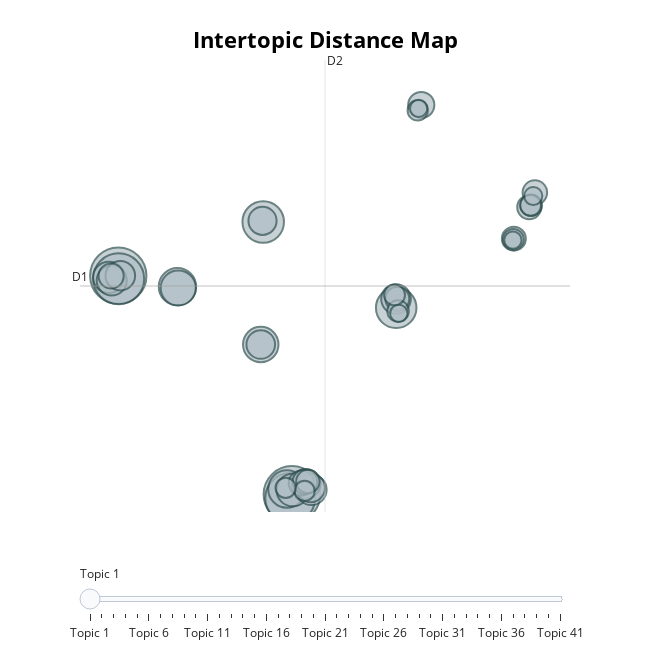

The notebook cell this image was saved under:
### Code cell
model.visualize_topics()

### Figure 1 — Plotly figure (JSON) as saved in the notebook; plotly's stock layout.template omitted (floating-point values rounded to 4 significant figures)
{"data": [{"customdata": [[1, "terms | conditions | change | changes | and", 117], [2, "unethical | is | data | it | this", 116], [3, "app | the | third | of | to", 95], [4, "rights | unethical | waive | discretion | sole", 91], [5, "consent | withdraw | still | even | withdrawn", 63], [6, "account | terminated | reason | terminate | an", 60], [7, "policy | privacy | changes | the | should", 51], [8, "opt | out | optout | option | you", 51], [9, "track | tracked | signals | tracking | do", 46], [10, "communications | opt | out | promotional | advertising", 45], [11, "policy | changes | time | the | change", 39], [12, "countries | country | laws | in | eu", 36], [13, "playrix | website | discretion | conduct | virtual", 34], [14, "game | profile | play | players | should", 33], [15, "termination | terminate | prior | notice | company", 32], [16, "zynga | group | users | information | is", 32], [17, "game | free | resources | the | refund", 31], [18, "cookies | accept | cookie | not | it", 30], [19, "plarium | reason | any | that | currency", 30], [20, "delete | deleted | data | your | account", 29], [21, "changes | notify | notified | of | should", 25], [22, "microsoft | settings | windows | organizations | data", 23], [23, "roblox | robux | group | paying | right", 23], [24, "nexters | intraproject | values | enforce | value", 22], [25, "paragraph | because | unethical | is | this", 22], [26, "age | block | proof | under | suspect", 21], [27, "content | remove | there | be | at", 21], [28, "notice | given | should | be | notified", 21], [29, "terms | unethical | are | enforced | the", 20], [30, "terminate | unethical | account | accounts | suspend", 17], [31, "username | name | reclaim | remove | any", 17], [32, "consent | ask | asked | doing | before", 16], [33, "player | termination | before | players | notified", 16], [34, "accounts | same | name | multiple | suspend", 16], [35, "moon | active | sole | terms | share", 15], [36, "software | updates | upgrade | want | notify", 15], [37, "service | changes | terms | made | of", 15], [38, "keep | longer | long | exact | kept", 12], [39, "amendments | agreement | users | check | accepted", 11], [40, "service | discontinue | warning | revoked | stop", 11], [41, "deleted | fee | account | accounts | deleting", 11]], "hovertemplate": "<b>Topic %{customdata[0]}</b><br>Words: %{customdata[1]}<br>Size: %{customdata[2]}", "legendgroup": "", "marker": {"color": "#B0BEC5", "size": [117, 116, 95, 91, 63, 60, 51, 51, 46, 45, 39, 36, 34, 33, 32, 32, 31, 30, 30, 29, 25, 23, 23, 22, 22, 21, 21, 21, 20, 17, 17, 16, 16, 16, 15, 15, 15, 12, 11, 11, 11], "sizemode": "area", "sizeref": 0.07312, "symbol": "circle", "line": {"color": "DarkSlateGrey", "width": 2}}, "mode": "markers", "name": "", "orientation": "v", "showlegend": false, "x": [-0.8045, -17.07, -17.04, -0.9677, -3.494, 8.963, -1.275, -11.53, -3.724, -11.45, -0.7172, -17.96, 1.018, -17.68, 8.948, -16.88, 0.5082, -3.724, 0.9522, -3.559, 11.31, -17.74, 0.06987, 0.4126, 21.95, 9.066, 21.42, 19.98, 0.689, 9.136, 21.61, 19.94, 8.807, 21.55, 0.3802, -1.393, 10.98, 21.8, 11.07, 9.206, 19.9], "xaxis": "x", "y": [-5.184, 7.52, 7.343, -5.4, 10.64, 5.655, -4.873, 6.881, 3.522, 6.806, -4.935, 7.424, -4.922, 7.24, 6.164, 7.521, -4.564, 3.522, -4.807, 10.71, 17.44, 7.504, -4.526, -4.457, 12.35, 6.183, 11.5, 9.672, -4.441, 5.467, 11.61, 9.627, 6.403, 11.61, -4.984, -4.806, 17.12, 12.15, 17.24, 5.329, 9.587], "yaxis": "y", "type": "scatter"}], "layout": {"xaxis": {"anchor": "y", "domain": [0.0, 1.0], "title": {"text": ""}, "visible": false, "range": [-20.66, 25.24]}, "yaxis": {"anchor": "x", "domain": [0.0, 1.0], "title": {"text": ""}, "visible": false, "range": [-6.21, 20.05]}, "legend": {"tracegroupgap": 0, "itemsizing": "constant"}, "margin": {"t": 60}, "title": {"font": {"size": 22, "color": "Black"}, "text": "<b>Intertopic Distance Map", "y": 0.95, "x": 0.5, "xanchor": "center", "yanchor": "top"}, "hoverlabel": {"font": {"size": 16, "family": "Rockwell"}, "bgcolor": "white"}, "width": 650, "height": 650, "sliders": [{"active": 0, "pad": {"t": 50}, "steps": [{"args": [{"marker.color": [["red", "#B0BEC5", "#B0BEC5", "#B0BEC5", "#B0BEC5", "#B0BEC5", "#B0BEC5", "#B0BEC5", "#B0BEC5", "#B0BEC5", "#B0BEC5", "#B0BEC5", "#B0BEC5", "#B0BEC5", "#B0BEC5", "#B0BEC5", "#B0BEC5", "#B0BEC5", "#B0BEC5", "#B0BEC5", "#B0BEC5", "#B0BEC5", "#B0BEC5", "#B0BEC5", "#B0BEC5", "#B0BEC5", "#B0BEC5", "#B0BEC5", "#B0BEC5", "#B0BEC5", "#B0BEC5", "#B0BEC5", "#B0BEC5", "#B0BEC5", "#B0BEC5", "#B0BEC5", "#B0BEC5", "#B0BEC5", "#B0BEC5", "#B0BEC5", "#B0BEC5"]]}], "label": "Topic 1", "method": "update"}, {"args": [{"marker.color": [["#B0BEC5", "red", "#B0BEC5", "#B0BEC5", "#B0BEC5", "#B0BEC5", "#B0BEC5", "#B0BEC5", "#B0BEC5", "#B0BEC5", "#B0BEC5", "#B0BEC5", "#B0BEC5", "#B0BEC5", "#B0BEC5", "#B0BEC5", "#B0BEC5", "#B0BEC5", "#B0BEC5", "#B0BEC5", "#B0BEC5", "#B0BEC5", "#B0BEC5", "#B0BEC5", "#B0BEC5", "#B0BEC5", "#B0BEC5", "#B0BEC5", "#B0BEC5", "#B0BEC5", "#B0BEC5", "#B0BEC5", "#B0BEC5", "#B0BEC5", "#B0BEC5", "#B0BEC5", "#B0BEC5", "#B0BEC5", "#B0BEC5", "#B0BEC5", "#B0BEC5"]]}], "label": "Topic 2", "method": "update"}, {"args": [{"marker.color": [["#B0BEC5", "#B0BEC5", "red", "#B0BEC5", "#B0BEC5", "#B0BEC5", "#B0BEC5", "#B0BEC5", "#B0BEC5", "#B0BEC5", "#B0BEC5", "#B0BEC5", "#B0BEC5", "#B0BEC5", "#B0BEC5", "#B0BEC5", "#B0BEC5", "#B0BEC5", "#B0BEC5", "#B0BEC5", "#B0BEC5", "#B0BEC5", "#B0BEC5", "#B0BEC5", "#B0BEC5", "#B0BEC5", "#B0BEC5", "#B0BEC5", "#B0BEC5", "#B0BEC5", "#B0BEC5", "#B0BEC5", "#B0BEC5", "#B0BEC5", "#B0BEC5", "#B0BEC5", "#B0BEC5", "#B0BEC5", "#B0BEC5", "#B0BEC5", "#B0BEC5"]]}], "label": "Topic 3", "method": "update"}, {"args": [{"marker.color": [["#B0BEC5", "#B0BEC5", "#B0BEC5", "red", "#B0BEC5", "#B0BEC5", "#B0BEC5", "#B0BEC5", "#B0BEC5", "#B0BEC5", "#B0BEC5", "#B0BEC5", "#B0BEC5", "#B0BEC5", "#B0BEC5", "#B0BEC5", "#B0BEC5", "#B0BEC5", "#B0BEC5", "#B0BEC5", "#B0BEC5", "#B0BEC5", "#B0BEC5", "#B0BEC5", "#B0BEC5", "#B0BEC5", "#B0BEC5", "#B0BEC5", "#B0BEC5", "#B0BEC5", "#B0BEC5", "#B0BEC5", "#B0BEC5", "#B0BEC5", "#B0BEC5", "#B0BEC5", "#B0BEC5", "#B0BEC5", "#B0BEC5", "#B0BEC5", "#B0BEC5"]]}], "label": "Topic 4", "method": "update"}, {"args": [{"marker.color": [["#B0BEC5", "#B0BEC5", "#B0BEC5", "#B0BEC5", "red", "#B0BEC5", "#B0BEC5", "#B0BEC5", "#B0BEC5", "#B0BEC5", "#B0BEC5", "#B0BEC5", "#B0BEC5", "#B0BEC5", "#B0BEC5", "#B0BEC5", "#B0BEC5", "#B0BEC5", "#B0BEC5", "#B0BEC5", "#B0BEC5", "#B0BEC5", "#B0BEC5", "#B0BEC5", "#B0BEC5", "#B0BEC5", "#B0BEC5", "#B0BEC5", "#B0BEC5", "#B0BEC5", "#B0BEC5", "#B0BEC5", "#B0BEC5", "#B0BEC5", "#B0BEC5", "#B0BEC5", "#B0BEC5", "#B0BEC5", "#B0BEC5", "#B0BEC5", "#B0BEC5"]]}], "label": "Topic 5", "method": "update"}, {"args": [{"marker.color": [["#B0BEC5", "#B0BEC5", "#B0BEC5", "#B0BEC5", "#B0BEC5", "red", "#B0BEC5", "#B0BEC5", "#B0BEC5", "#B0BEC5", "#B0BEC5", "#B0BEC5", "#B0BEC5", "#B0BEC5", "#B0BEC5", "#B0BEC5", "#B0BEC5", "#B0BEC5", "#B0BEC5", "#B0BEC5", "#B0BEC5", "#B0BEC5", "#B0BEC5", "#B0BEC5", "#B0BEC5", "#B0BEC5", "#B0BEC5", "#B0BEC5", "#B0BEC5", "#B0BEC5", "#B0BEC5", "#B0BEC5", "#B0BEC5", "#B0BEC5", "#B0BEC5", "#B0BEC5", "#B0BEC5", "#B0BEC5", "#B0BEC5", "#B0BEC5", "#B0BEC5"]]}], "label": "Topic 6", "method": "update"}, {"args": [{"marker.color": [["#B0BEC5", "#B0BEC5", "#B0BEC5", "#B0BEC5", "#B0BEC5", "#B0BEC5", "red", "#B0BEC5", "#B0BEC5", "#B0BEC5", "#B0BEC5", "#B0BEC5", "#B0BEC5", "#B0BEC5", "#B0BEC5", "#B0BEC5", "#B0BEC5", "#B0BEC5", "#B0BEC5", "#B0BEC5", "#B0BEC5", "#B0BEC5", "#B0BEC5", "#B0BEC5", "#B0BEC5", "#B0BEC5", "#B0BEC5", "#B0BEC5", "#B0BEC5", "#B0BEC5", "#B0BEC5", "#B0BEC5", "#B0BEC5", "#B0BEC5", "#B0BEC5", "#B0BEC5", "#B0BEC5", "#B0BEC5", "#B0BEC5", "#B0BEC5", "#B0BEC5"]]}], "label": "Topic 7", "method": "update"}, {"args": [{"marker.color": [["#B0BEC5", "#B0BEC5", "#B0BEC5", "#B0BEC5", "#B0BEC5", "#B0BEC5", "#B0BEC5", "red", "#B0BEC5", "#B0BEC5", "#B0BEC5", "#B0BEC5", "#B0BEC5", "#B0BEC5", "#B0BEC5", "#B0BEC5", "#B0BEC5", "#B0BEC5", "#B0BEC5", "#B0BEC5", "#B0BEC5", "#B0BEC5", "#B0BEC5", "#B0BEC5", "#B0BEC5", "#B0BEC5", "#B0BEC5", "#B0BEC5", "#B0BEC5", "#B0BEC5", "#B0BEC5", "#B0BEC5", "#B0BEC5", "#B0BEC5", "#B0BEC5", "#B0BEC5", "#B0BEC5", "#B0BEC5", "#B0BEC5", "#B0BEC5", "#B0BEC5"]]}], "label": "Topic 8", "method": "update"}, {"args": [{"marker.color": [["#B0BEC5", "#B0BEC5", "#B0BEC5", "#B0BEC5", "#B0BEC5", "#B0BEC5", "#B0BEC5", "#B0BEC5", "red", "#B0BEC5", "#B0BEC5", "#B0BEC5", "#B0BEC5", "#B0BEC5", "#B0BEC5", "#B0BEC5", "#B0BEC5", "#B0BEC5", "#B0BEC5", "#B0BEC5", "#B0BEC5", "#B0BEC5", "#B0BEC5", "#B0BEC5", "#B0BEC5", "#B0BEC5", "#B0BEC5", "#B0BEC5", "#B0BEC5", "#B0BEC5", "#B0BEC5", "#B0BEC5", "#B0BEC5", "#B0BEC5", "#B0BEC5", "#B0BEC5", "#B0BEC5", "#B0BEC5", "#B0BEC5", "#B0BEC5", "#B0BEC5"]]}], "label": "Topic 9", "method": "update"}, {"args": [{"marker.color": [["#B0BEC5", "#B0BEC5", "#B0BEC5", "#B0BEC5", "#B0BEC5", "#B0BEC5", "#B0BEC5", "#B0BEC5", "#B0BEC5", "red", "#B0BEC5", "#B0BEC5", "#B0BEC5", "#B0BEC5", "#B0BEC5", "#B0BEC5", "#B0BEC5", "#B0BEC5", "#B0BEC5", "#B0BEC5", "#B0BEC5", "#B0BEC5", "#B0BEC5", "#B0BEC5", "#B0BEC5", "#B0BEC5", "#B0BEC5", "#B0BEC5", "#B0BEC5", "#B0BEC5", "#B0BEC5", "#B0BEC5", "#B0BEC5", "#B0BEC5", "#B0BEC5", "#B0BEC5", "#B0BEC5", "#B0BEC5", "#B0BEC5", "#B0BEC5", "#B0BEC5"]]}], "label": "Topic 10", "method": "update"}, {"args": [{"marker.color": [["#B0BEC5", "#B0BEC5", "#B0BEC5", "#B0BEC5", "#B0BEC5", "#B0BEC5", "#B0BEC5", "#B0BEC5", "#B0BEC5", "#B0BEC5", "red", "#B0BEC5", "#B0BEC5", "#B0BEC5", "#B0BEC5", "#B0BEC5", "#B0BEC5", "#B0BEC5", "#B0BEC5", "#B0BEC5", "#B0BEC5", "#B0BEC5", "#B0BEC5", "#B0BEC5", "#B0BEC5", "#B0BEC5", "#B0BEC5", "#B0BEC5", "#B0BEC5", "#B0BEC5", "#B0BEC5", "#B0BEC5", "#B0BEC5", "#B0BEC5", "#B0BEC5", "#B0BEC5", "#B0BEC5", "#B0BEC5", "#B0BEC5", "#B0BEC5", "#B0BEC5"]]}], "label": "Topic 11", "method": "update"}, {"args": [{"marker.color": [["#B0BEC5", "#B0BEC5", "#B0BEC5", "#B0BEC5", "#B0BEC5", "#B0BEC5", "#B0BEC5", "#B0BEC5", "#B0BEC5", "#B0BEC5", "#B0BEC5", "red", "#B0BEC5", "#B0BEC5", "#B0BEC5", "#B0BEC5", "#B0BEC5", "#B0BEC5", "#B0BEC5", "#B0BEC5", "#B0BEC5", "#B0BEC5", "#B0BEC5", "#B0BEC5", "#B0BEC5", "#B0BEC5", "#B0BEC5", "#B0BEC5", "#B0BEC5", "#B0BEC5", "#B0BEC5", "#B0BEC5", "#B0BEC5", "#B0BEC5", "#B0BEC5", "#B0BEC5", "#B0BEC5", "#B0BEC5", "#B0BEC5", "#B0BEC5", "#B0BEC5"]]}], "label": "Topic 12", "method": "update"}, {"args": [{"marker.color": [["#B0BEC5", "#B0BEC5", "#B0BEC5", "#B0BEC5", "#B0BEC5", "#B0BEC5", "#B0BEC5", "#B0BEC5", "#B0BEC5", "#B0BEC5", "#B0BEC5", "#B0BEC5", "red", "#B0BEC5", "#B0BEC5", "#B0BEC5", "#B0BEC5", "#B0BEC5", "#B0BEC5", "#B0BEC5", "#B0BEC5", "#B0BEC5", "#B0BEC5", "#B0BEC5", "#B0BEC5", "#B0BEC5", "#B0BEC5", "#B0BEC5", "#B0BEC5", "#B0BEC5", "#B0BEC5", "#B0BEC5", "#B0BEC5", "#B0BEC5", "#B0BEC5", "#B0BEC5", "#B0BEC5", "#B0BEC5", "#B0BEC5", "#B0BEC5", "#B0BEC5"]]}], "label": "Topic 13", "method": "update"}, {"args": [{"marker.color": [["#B0BEC5", "#B0BEC5", "#B0BEC5", "#B0BEC5", "#B0BEC5", "#B0BEC5", "#B0BEC5", "#B0BEC5", "#B0BEC5", "#B0BEC5", "#B0BEC5", "#B0BEC5", "#B0BEC5", "red", "#B0BEC5", "#B0BEC5", "#B0BEC5", "#B0BEC5", "#B0BEC5", "#B0BEC5", "#B0BEC5", "#B0BEC5", "#B0BEC5", "#B0BEC5", "#B0BEC5", "#B0BEC5", "#B0BEC5", "#B0BEC5", "#B0BEC5", "#B0BEC5", "#B0BEC5", "#B0BEC5", "#B0BEC5", "#B0BEC5", "#B0BEC5", "#B0BEC5", "#B0BEC5", "#B0BEC5", "#B0BEC5", "#B0BEC5", "#B0BEC5"]]}], "label": "Topic 14", "method": "update"}, {"args": [{"marker.color": [["#B0BEC5", "#B0BEC5", "#B0BEC5", "#B0BEC5", "#B0BEC5", "#B0BEC5", "#B0BEC5", "#B0BEC5", "#B0BEC5", "#B0BEC5", "#B0BEC5", "#B0BEC5", "#B0BEC5", "#B0BEC5", "red", "#B0BEC5", "#B0BEC5", "#B0BEC5", "#B0BEC5", "#B0BEC5", "#B0BEC5", "#B0BEC5", "#B0BEC5", "#B0BEC5", "#B0BEC5", "#B0BEC5", "#B0BEC5", "#B0BEC5", "#B0BEC5", "#B0BEC5", "#B0BEC5", "#B0BEC5", "#B0BEC5", "#B0BEC5", "#B0BEC5", "#B0BEC5", "#B0BEC5", "#B0BEC5", "#B0BEC5", "#B0BEC5", "#B0BEC5"]]}], "label": "Topic 15", "method": "update"}, {"args": [{"marker.color": [["#B0BEC5", "#B0BEC5", "#B0BEC5", "#B0BEC5", "#B0BEC5", "#B0BEC5", "#B0BEC5", "#B0BEC5", "#B0BEC5", "#B0BEC5", "#B0BEC5", "#B0BEC5", "#B0BEC5", "#B0BEC5", "#B0BEC5", "red", "#B0BEC5", "#B0BEC5", "#B0BEC5", "#B0BEC5", "#B0BEC5", "#B0BEC5", "#B0BEC5", "#B0BEC5", "#B0BEC5", "#B0BEC5", "#B0BEC5", "#B0BEC5", "#B0BEC5", "#B0BEC5", "#B0BEC5", "#B0BEC5", "#B0BEC5", "#B0BEC5", "#B0BEC5", "#B0BEC5", "#B0BEC5", "#B0BEC5", "#B0BEC5", "#B0BEC5", "#B0BEC5"]]}], "label": "Topic 16", "method": "update"}, {"args": [{"marker.color": [["#B0BEC5", "#B0BEC5", "#B0BEC5", "#B0BEC5", "#B0BEC5", "#B0BEC5", "#B0BEC5", "#B0BEC5", "#B0BEC5", "#B0BEC5", "#B0BEC5", "#B0BEC5", "#B0BEC5", "#B0BEC5", "#B0BEC5", "#B0BEC5", "red", "#B0BEC5", "#B0BEC5", "#B0BEC5", "#B0BEC5", "#B0BEC5", "#B0BEC5", "#B0BEC5", "#B0BEC5", "#B0BEC5", "#B0BEC5", "#B0BEC5", "#B0BEC5", "#B0BEC5", "#B0BEC5", "#B0BEC5", "#B0BEC5", "#B0BEC5", "#B0BEC5", "#B0BEC5", "#B0BEC5", "#B0BEC5", "#B0BEC5", "#B0BEC5", "#B0BEC5"]]}], "label": "Topic 17", "method": "update"}, {"args": [{"marker.color": [["#B0BEC5", "#B0BEC5", "#B0BEC5", "#B0BEC5", "#B0BEC5", "#B0BEC5", "#B0BEC5", "#B0BEC5", "#B0BEC5", "#B0BEC5", "#B0BEC5", "#B0BEC5", "#B0BEC5", "#B0BEC5", "#B0BEC5", "#B0BEC5", "#B0BEC5", "red", "#B0BEC5", "#B0BEC5", "#B0BEC5", "#B0BEC5", "#B0BEC5", "#B0BEC5", "#B0BEC5", "#B0BEC5", "#B0BEC5", "#B0BEC5", "#B0BEC5", "#B0BEC5", "#B0BEC5", "#B0BEC5", "#B0BEC5", "#B0BEC5", "#B0BEC5", "#B0BEC5", "#B0BEC5", "#B0BEC5", "#B0BEC5", "#B0BEC5", "#B0BEC5"]]}], "label": "Topic 18", "method": "update"}, {"args": [{"marker.color": [["#B0BEC5", "#B0BEC5", "#B0BEC5", "#B0BEC5", "#B0BEC5", "#B0BEC5", "#B0BEC5", "#B0BEC5", "#B0BEC5", "#B0BEC5", "#B0BEC5", "#B0BEC5", "#B0BEC5", "#B0BEC5", "#B0BEC5", "#B0BEC5", "#B0BEC5", "#B0BEC5", "red", "#B0BEC5", "#B0BEC5", "#B0BEC5", "#B0BEC5", "#B0BEC5", "#B0BEC5", "#B0BEC5", "#B0BEC5", "#B0BEC5", "#B0BEC5", "#B0BEC5", "#B0BEC5", "#B0BEC5", "#B0BEC5", "#B0BEC5", "#B0BEC5", "#B0BEC5", "#B0BEC5", "#B0BEC5", "#B0BEC5", "#B0BEC5", "#B0BEC5"]]}], "label": "Topic 19", "method": "update"}, {"args": [{"marker.color": [["#B0BEC5", "#B0BEC5", "#B0BEC5", "#B0BEC5", "#B0BEC5", "#B0BEC5", "#B0BEC5", "#B0BEC5", "#B0BEC5", "#B0BEC5", "#B0BEC5", "#B0BEC5", "#B0BEC5", "#B0BEC5", "#B0BEC5", "#B0BEC5", "#B0BEC5", "#B0BEC5", "#B0BEC5", "red", "#B0BEC5", "#B0BEC5", "#B0BEC5", "#B0BEC5", "#B0BEC5", "#B0BEC5", "#B0BEC5", "#B0BEC5", "#B0BEC5", "#B0BEC5", "#B0BEC5", "#B0BEC5", "#B0BEC5", "#B0BEC5", "#B0BEC5", "#B0BEC5", "#B0BEC5", "#B0BEC5", "#B0BEC5", "#B0BEC5", "#B0BEC5"]]}], "label": "Topic 20", "method": "update"}, {"args": [{"marker.color": [["#B0BEC5", "#B0BEC5", "#B0BEC5", "#B0BEC5", "#B0BEC5", "#B0BEC5", "#B0BEC5", "#B0BEC5", "#B0BEC5", "#B0BEC5", "#B0BEC5", "#B0BEC5", "#B0BEC5", "#B0BEC5", "#B0BEC5", "#B0BEC5", "#B0BEC5", "#B0BEC5", "#B0BEC5", "#B0BEC5", "red", "#B0BEC5", "#B0BEC5", "#B0BEC5", "#B0BEC5", "#B0BEC5", "#B0BEC5", "#B0BEC5", "#B0BEC5", "#B0BEC5", "#B0BEC5", "#B0BEC5", "#B0BEC5", "#B0BEC5", "#B0BEC5", "#B0BEC5", "#B0BEC5", "#B0BEC5", "#B0BEC5", "#B0BEC5", "#B0BEC5"]]}], "label": "Topic 21", "method": "update"}, {"args": [{"marker.color": [["#B0BEC5", "#B0BEC5", "#B0BEC5", "#B0BEC5", "#B0BEC5", "#B0BEC5", "#B0BEC5", "#B0BEC5", "#B0BEC5", "#B0BEC5", "#B0BEC5", "#B0BEC5", "#B0BEC5", "#B0BEC5", "#B0BEC5", "#B0BEC5", "#B0BEC5", "#B0BEC5", "#B0BEC5", "#B0BEC5", "#B0BEC5", "red", "#B0BEC5", "#B0BEC5", "#B0BEC5", "#B0BEC5", "#B0BEC5", "#B0BEC5", "#B0BEC5", "#B0BEC5", "#B0BEC5", "#B0BEC5", "#B0BEC5", "#B0BEC5", "#B0BEC5", "#B0BEC5", "#B0BEC5", "#B0BEC5", "#B0BEC5", "#B0BEC5", "#B0BEC5"]]}], "label": "Topic 22", "method": "update"}, {"args": [{"marker.color": [["#B0BEC5", "#B0BEC5", "#B0BEC5", "#B0BEC5", "#B0BEC5", "#B0BEC5", "#B0BEC5", "#B0BEC5", "#B0BEC5", "#B0BEC5", "#B0BEC5", "#B0BEC5", "#B0BEC5", "#B0BEC5", "#B0BEC5", "#B0BEC5", "#B0BEC5", "#B0BEC5", "#B0BEC5", "#B0BEC5", "#B0BEC5", "#B0BEC5", "red", "#B0BEC5", "#B0BEC5", "#B0BEC5", "#B0BEC5", "#B0BEC5", "#B0BEC5", "#B0BEC5", "#B0BEC5", "#B0BEC5", "#B0BEC5", "#B0BEC5", "#B0BEC5", "#B0BEC5", "#B0BEC5", "#B0BEC5", "#B0BEC5", "#B0BEC5", "#B0BEC5"]]}], "label": "Topic 23", "method": "update"}, {"args": [{"marker.color": [["#B0BEC5", "#B0BEC5", "#B0BEC5", "#B0BEC5", "#B0BEC5", "#B0BEC5", "#B0BEC5", "#B0BEC5", "#B0BEC5", "#B0BEC5", "#B0BEC5", "#B0BEC5", "#B0BEC5", "#B0BEC5", "#B0BEC5", "#B0BEC5", "#B0BEC5", "#B0BEC5", "#B0BEC5", "#B0BEC5", "#B0BEC5", "#B0BEC5", "#B0BEC5", "red", "#B0BEC5", "#B0BEC5", "#B0BEC5", "#B0BEC5", "#B0BEC5", "#B0BEC5", "#B0BEC5", "#B0BEC5", "#B0BEC5", "#B0BEC5", "#B0BEC5", "#B0BEC5", "#B0BEC5", "#B0BEC5", "#B0BEC5", "#B0BEC5", "#B0BEC5"]]}], "label": "Topic 24", "method": "update"}, {"args": [{"marker.color": [["#B0BEC5", "#B0BEC5", "#B0BEC5", "#B0BEC5", "#B0BEC5", "#B0BEC5", "#B0BEC5", "#B0BEC5", "#B0BEC5", "#B0BEC5", "#B0BEC5", "#B0BEC5", "#B0BEC5", "#B0BEC5", "#B0BEC5", "#B0BEC5", "#B0BEC5", "#B0BEC5", "#B0BEC5", "#B0BEC5", "#B0BEC5", "#B0BEC5", "#B0BEC5", "#B0BEC5", "red", "#B0BEC5", "#B0BEC5", "#B0BEC5", "#B0BEC5", "#B0BEC5", "#B0BEC5", "#B0BEC5", "#B0BEC5", "#B0BEC5", "#B0BEC5", "#B0BEC5", "#B0BEC5", "#B0BEC5", "#B0BEC5", "#B0BEC5", "#B0BEC5"]]}], "label": "Topic 25", "method": "update"}, {"args": [{"marker.color": [["#B0BEC5", "#B0BEC5", "#B0BEC5", "#B0BEC5", "#B0BEC5", "#B0BEC5", "#B0BEC5", "#B0BEC5", "#B0BEC5", "#B0BEC5", "#B0BEC5", "#B0BEC5", "#B0BEC5", "#B0BEC5", "#B0BEC5", "#B0BEC5", "#B0BEC5", "#B0BEC5", "#B0BEC5", "#B0BEC5", "#B0BEC5", "#B0BEC5", "#B0BEC5", "#B0BEC5", "#B0BEC5", "red", "#B0BEC5", "#B0BEC5", "#B0BEC5", "#B0BEC5", "#B0BEC5", "#B0BEC5", "#B0BEC5", "#B0BEC5", "#B0BEC5", "#B0BEC5", "#B0BEC5", "#B0BEC5", "#B0BEC5", "#B0BEC5", "#B0BEC5"]]}], "label": "Topic 26", "method": "update"}, {"args": [{"marker.color": [["#B0BEC5", "#B0BEC5", "#B0BEC5", "#B0BEC5", "#B0BEC5", "#B0BEC5", "#B0BEC5", "#B0BEC5", "#B0BEC5", "#B0BEC5", "#B0BEC5", "#B0BEC5", "#B0BEC5", "#B0BEC5", "#B0BEC5", "#B0BEC5", "#B0BEC5", "#B0BEC5", "#B0BEC5", "#B0BEC5", "#B0BEC5", "#B0BEC5", "#B0BEC5", "#B0BEC5", "#B0BEC5", "#B0BEC5", "red", "#B0BEC5", "#B0BEC5", "#B0BEC5", "#B0BEC5", "#B0BEC5", "#B0BEC5", "#B0BEC5", "#B0BEC5", "#B0BEC5", "#B0BEC5", "#B0BEC5", "#B0BEC5", "#B0BEC5", "#B0BEC5"]]}], "label": "Topic 27", "method": "update"}, {"args": [{"marker.color": [["#B0BEC5", "#B0BEC5", "#B0BEC5", "#B0BEC5", "#B0BEC5", "#B0BEC5", "#B0BEC5", "#B0BEC5", "#B0BEC5", "#B0BEC5", "#B0BEC5", "#B0BEC5", "#B0BEC5", "#B0BEC5", "#B0BEC5", "#B0BEC5", "#B0BEC5", "#B0BEC5", "#B0BEC5", "#B0BEC5", "#B0BEC5", "#B0BEC5", "#B0BEC5", "#B0BEC5", "#B0BEC5", "#B0BEC5", "#B0BEC5", "red", "#B0BEC5", "#B0BEC5", "#B0BEC5", "#B0BEC5", "#B0BEC5", "#B0BEC5", "#B0BEC5", "#B0BEC5", "#B0BEC5", "#B0BEC5", "#B0BEC5", "#B0BEC5", "#B0BEC5"]]}], "label": "Topic 28", "method": "update"}, {"args": [{"marker.color": [["#B0BEC5", "#B0BEC5", "#B0BEC5", "#B0BEC5", "#B0BEC5", "#B0BEC5", "#B0BEC5", "#B0BEC5", "#B0BEC5", "#B0BEC5", "#B0BEC5", "#B0BEC5", "#B0BEC5", "#B0BEC5", "#B0BEC5", "#B0BEC5", "#B0BEC5", "#B0BEC5", "#B0BEC5", "#B0BEC5", "#B0BEC5", "#B0BEC5", "#B0BEC5", "#B0BEC5", "#B0BEC5", "#B0BEC5", "#B0BEC5", "#B0BEC5", "red", "#B0BEC5", "#B0BEC5", "#B0BEC5", "#B0BEC5", "#B0BEC5", "#B0BEC5", "#B0BEC5", "#B0BEC5", "#B0BEC5", "#B0BEC5", "#B0BEC5", "#B0BEC5"]]}], "label": "Topic 29", "method": "update"}, {"args": [{"marker.color": [["#B0BEC5", "#B0BEC5", "#B0BEC5", "#B0BEC5", "#B0BEC5", "#B0BEC5", "#B0BEC5", "#B0BEC5", "#B0BEC5", "#B0BEC5", "#B0BEC5", "#B0BEC5", "#B0BEC5", "#B0BEC5", "#B0BEC5", "#B0BEC5", "#B0BEC5", "#B0BEC5", "#B0BEC5", "#B0BEC5", "#B0BEC5", "#B0BEC5", "#B0BEC5", "#B0BEC5", "#B0BEC5", "#B0BEC5", "#B0BEC5", "#B0BEC5", "#B0BEC5", "red", "#B0BEC5", "#B0BEC5", "#B0BEC5", "#B0BEC5", "#B0BEC5", "#B0BEC5", "#B0BEC5", "#B0BEC5", "#B0BEC5", "#B0BEC5", "#B0BEC5"]]}], "label": "Topic 30", "method": "update"}, {"args": [{"marker.color": [["#B0BEC5", "#B0BEC5", "#B0BEC5", "#B0BEC5", "#B0BEC5", "#B0BEC5", "#B0BEC5", "#B0BEC5", "#B0BEC5", "#B0BEC5", "#B0BEC5", "#B0BEC5", "#B0BEC5", "#B0BEC5", "#B0BEC5", "#B0BEC5", "#B0BEC5", "#B0BEC5", "#B0BEC5", "#B0BEC5", "#B0BEC5", "#B0BEC5", "#B0BEC5", "#B0BEC5", "#B0BEC5", "#B0BEC5", "#B0BEC5", "#B0BEC5", "#B0BEC5", "#B0BEC5", "red", "#B0BEC5", "#B0BEC5", "#B0BEC5", "#B0BEC5", "#B0BEC5", "#B0BEC5", "#B0BEC5", "#B0BEC5", "#B0BEC5", "#B0BEC5"]]}], "label": "Topic 31", "method": "update"}, {"args": [{"marker.color": [["#B0BEC5", "#B0BEC5", "#B0BEC5", "#B0BEC5", "#B0BEC5", "#B0BEC5", "#B0BEC5", "#B0BEC5", "#B0BEC5", "#B0BEC5", "#B0BEC5", "#B0BEC5", "#B0BEC5", "#B0BEC5", "#B0BEC5", "#B0BEC5", "#B0BEC5", "#B0BEC5", "#B0BEC5", "#B0BEC5", "#B0BEC5", "#B0BEC5", "#B0BEC5", "#B0BEC5", "#B0BEC5", "#B0BEC5", "#B0BEC5", "#B0BEC5", "#B0BEC5", "#B0BEC5", "#B0BEC5", "red", "#B0BEC5", "#B0BEC5", "#B0BEC5", "#B0BEC5", "#B0BEC5", "#B0BEC5", "#B0BEC5", "#B0BEC5", "#B0BEC5"]]}], "label": "Topic 32", "method": "update"}, {"args": [{"marker.color": [["#B0BEC5", "#B0BEC5", "#B0BEC5", "#B0BEC5", "#B0BEC5", "#B0BEC5", "#B0BEC5", "#B0BEC5", "#B0BEC5", "#B0BEC5", "#B0BEC5", "#B0BEC5", "#B0BEC5", "#B0BEC5", "#B0BEC5", "#B0BEC5", "#B0BEC5", "#B0BEC5", "#B0BEC5", "#B0BEC5", "#B0BEC5", "#B0BEC5", "#B0BEC5", "#B0BEC5", "#B0BEC5", "#B0BEC5", "#B0BEC5", "#B0BEC5", "#B0BEC5", "#B0BEC5", "#B0BEC5", "#B0BEC5", "red", "#B0BEC5", "#B0BEC5", "#B0BEC5", "#B0BEC5", "#B0BEC5", "#B0BEC5", "#B0BEC5", "#B0BEC5"]]}], "label": "Topic 33", "method": "update"}, {"args": [{"marker.color": [["#B0BEC5", "#B0BEC5", "#B0BEC5", "#B0BEC5", "#B0BEC5", "#B0BEC5", "#B0BEC5", "#B0BEC5", "#B0BEC5", "#B0BEC5", "#B0BEC5", "#B0BEC5", "#B0BEC5", "#B0BEC5", "#B0BEC5", "#B0BEC5", "#B0BEC5", "#B0BEC5", "#B0BEC5", "#B0BEC5", "#B0BEC5", "#B0BEC5", "#B0BEC5", "#B0BEC5", "#B0BEC5", "#B0BEC5", "#B0BEC5", "#B0BEC5", "#B0BEC5", "#B0BEC5", "#B0BEC5", "#B0BEC5", "#B0BEC5", "red", "#B0BEC5", "#B0BEC5", "#B0BEC5", "#B0BEC5", "#B0BEC5", "#B0BEC5", "#B0BEC5"]]}], "label": "Topic 34", "method": "update"}, {"args": [{"marker.color": [["#B0BEC5", "#B0BEC5", "#B0BEC5", "#B0BEC5", "#B0BEC5", "#B0BEC5", "#B0BEC5", "#B0BEC5", "#B0BEC5", "#B0BEC5", "#B0BEC5", "#B0BEC5", "#B0BEC5", "#B0BEC5", "#B0BEC5", "#B0BEC5", "#B0BEC5", "#B0BEC5", "#B0BEC5", "#B0BEC5", "#B0BEC5", "#B0BEC5", "#B0BEC5", "#B0BEC5", "#B0BEC5", "#B0BEC5", "#B0BEC5", "#B0BEC5", "#B0BEC5", "#B0BEC5", "#B0BEC5", "#B0BEC5", "#B0BEC5", "#B0BEC5", "red", "#B0BEC5", "#B0BEC5", "#B0BEC5", "#B0BEC5", "#B0BEC5", "#B0BEC5"]]}], "label": "Topic 35", "method": "update"}, {"args": [{"marker.color": [["#B0BEC5", "#B0BEC5", "#B0BEC5", "#B0BEC5", "#B0BEC5", "#B0BEC5", "#B0BEC5", "#B0BEC5", "#B0BEC5", "#B0BEC5", "#B0BEC5", "#B0BEC5", "#B0BEC5", "#B0BEC5", "#B0BEC5", "#B0BEC5", "#B0BEC5", "#B0BEC5", "#B0BEC5", "#B0BEC5", "#B0BEC5", "#B0BEC5", "#B0BEC5", "#B0BEC5", "#B0BEC5", "#B0BEC5", "#B0BEC5", "#B0BEC5", "#B0BEC5", "#B0BEC5", "#B0BEC5", "#B0BEC5", "#B0BEC5", "#B0BEC5", "#B0BEC5", "red", "#B0BEC5", "#B0BEC5", "#B0BEC5", "#B0BEC5", "#B0BEC5"]]}], "label": "Topic 36", "method": "update"}, {"args": [{"marker.color": [["#B0BEC5", "#B0BEC5", "#B0BEC5", "#B0BEC5", "#B0BEC5", "#B0BEC5", "#B0BEC5", "#B0BEC5", "#B0BEC5", "#B0BEC5", "#B0BEC5", "#B0BEC5", "#B0BEC5", "#B0BEC5", "#B0BEC5", "#B0BEC5", "#B0BEC5", "#B0BEC5", "#B0BEC5", "#B0BEC5", "#B0BEC5", "#B0BEC5", "#B0BEC5", "#B0BEC5", "#B0BEC5", "#B0BEC5", "#B0BEC5", "#B0BEC5", "#B0BEC5", "#B0BEC5", "#B0BEC5", "#B0BEC5", "#B0BEC5", "#B0BEC5", "#B0BEC5", "#B0BEC5", "red", "#B0BEC5", "#B0BEC5", "#B0BEC5", "#B0BEC5"]]}], "label": "Topic 37", "method": "update"}, {"args": [{"marker.color": [["#B0BEC5", "#B0BEC5", "#B0BEC5", "#B0BEC5", "#B0BEC5", "#B0BEC5", "#B0BEC5", "#B0BEC5", "#B0BEC5", "#B0BEC5", "#B0BEC5", "#B0BEC5", "#B0BEC5", "#B0BEC5", "#B0BEC5", "#B0BEC5", "#B0BEC5", "#B0BEC5", "#B0BEC5", "#B0BEC5", "#B0BEC5", "#B0BEC5", "#B0BEC5", "#B0BEC5", "#B0BEC5", "#B0BEC5", "#B0BEC5", "#B0BEC5", "#B0BEC5", "#B0BEC5", "#B0BEC5", "#B0BEC5", "#B0BEC5", "#B0BEC5", "#B0BEC5", "#B0BEC5", "#B0BEC5", "red", "#B0BEC5", "#B0BEC5", "#B0BEC5"]]}], "label": "Topic 38", "method": "update"}, {"args": [{"marker.color": [["#B0BEC5", "#B0BEC5", "#B0BEC5", "#B0BEC5", "#B0BEC5", "#B0BEC5", "#B0BEC5", "#B0BEC5", "#B0BEC5", "#B0BEC5", "#B0BEC5", "#B0BEC5", "#B0BEC5", "#B0BEC5", "#B0BEC5", "#B0BEC5", "#B0BEC5", "#B0BEC5", "#B0BEC5", "#B0BEC5", "#B0BEC5", "#B0BEC5", "#B0BEC5", "#B0BEC5", "#B0BEC5", "#B0BEC5", "#B0BEC5", "#B0BEC5", "#B0BEC5", "#B0BEC5", "#B0BEC5", "#B0BEC5", "#B0BEC5", "#B0BEC5", "#B0BEC5", "#B0BEC5", "#B0BEC5", "#B0BEC5", "red", "#B0BEC5", "#B0BEC5"]]}], "label": "Topic 39", "method": "update"}, {"args": [{"marker.color": [["#B0BEC5", "#B0BEC5", "#B0BEC5", "#B0BEC5", "#B0BEC5", "#B0BEC5", "#B0BEC5", "#B0BEC5", "#B0BEC5", "#B0BEC5", "#B0BEC5", "#B0BEC5", "#B0BEC5", "#B0BEC5", "#B0BEC5", "#B0BEC5", "#B0BEC5", "#B0BEC5", "#B0BEC5", "#B0BEC5", "#B0BEC5", "#B0BEC5", "#B0BEC5", "#B0BEC5", "#B0BEC5", "#B0BEC5", "#B0BEC5", "#B0BEC5", "#B0BEC5", "#B0BEC5", "#B0BEC5", "#B0BEC5", "#B0BEC5", "#B0BEC5", "#B0BEC5", "#B0BEC5", "#B0BEC5", "#B0BEC5", "#B0BEC5", "red", "#B0BEC5"]]}], "label": "Topic 40", "method": "update"}, {"args": [{"marker.color": [["#B0BEC5", "#B0BEC5", "#B0BEC5", "#B0BEC5", "#B0BEC5", "#B0BEC5", "#B0BEC5", "#B0BEC5", "#B0BEC5", "#B0BEC5", "#B0BEC5", "#B0BEC5", "#B0BEC5", "#B0BEC5", "#B0BEC5", "#B0BEC5", "#B0BEC5", "#B0BEC5", "#B0BEC5", "#B0BEC5", "#B0BEC5", "#B0BEC5", "#B0BEC5", "#B0BEC5", "#B0BEC5", "#B0BEC5", "#B0BEC5", "#B0BEC5", "#B0BEC5", "#B0BEC5", "#B0BEC5", "#B0BEC5", "#B0BEC5", "#B0BEC5", "#B0BEC5", "#B0BEC5", "#B0BEC5", "#B0BEC5", "#B0BEC5", "#B0BEC5", "red"]]}], "label": "Topic 41", "method": "update"}]}], "shapes": [{"line": {"color": "#CFD8DC", "width": 2}, "type": "line", "x0": 2.294, "x1": 2.294, "y0": -6.21, "y1": 20.05}, {"line": {"color": "#9E9E9E", "width": 2}, "type": "line", "x0": -20.66, "x1": 25.24, "y0": 6.921, "y1": 6.921}], "annotations": [{"showarrow": false, "text": "D1", "x": -20.66, "y": 6.921, "yshift": 10}, {"showarrow": false, "text": "D2", "x": 2.294, "xshift": 10, "y": 20.05}]}}
